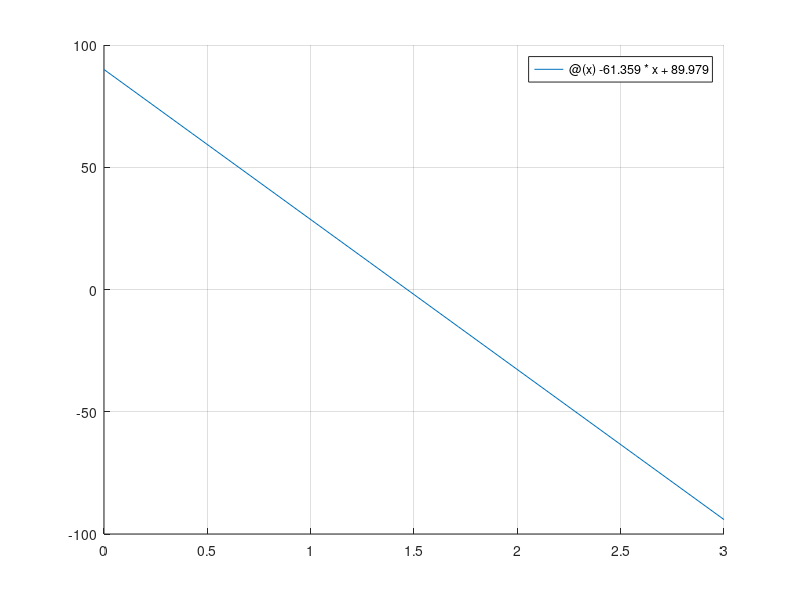

Recreate this plot in MATLAB.
% Ej 9
% German Heim
close all
clear all
format long
clc

x=[0 0.75 1.5 2 2.5 3];
y=[2 2.8 2.45 2.2 2.75 2.5];

int_s1_3 = 1/3 * (x(3)-x(1))/2 * (y(1) - 4*y(2) + y(3));
int_s3_8 = 3/8 * (x(6) - x(3))/3 * (y(3) + 3*y(4) + 3*y(5) + y(6));

int_total = int_s1_3 + int_s3_8;

f_prima_3 = @(x) -30.6795 * x + 89.979 * x;

error_s1_3 = -1/90 * ((x(3)-x(1))/2)^5 * (f_prima_3(x(3))-f_prima_3(x(1)))/(x(3)-x(1));
error_s3_8 = -3/80 * ((x(6)-x(3))/3)^5 * (f_prima_3(x(6))-f_prima_3(x(3)))/(x(6)-x(3));

error_aprox_tot = error_s1_3 + error_s3_8;

f_prima_4 = @(x) -61.359*x + 89.979;
hold on
grid on
fplot(f_prima_4, [min(x), max(x)]) % Graficamente, el peor valor se encuentra en x=3

error_cota_s1_3 = -1/90 * ((x(3)-x(1))/2)^5 * f_prima_4(3);
error_cota_s3_8 = -3/80 * ((x(6)-x(3))/3)^5 * f_prima_4(3);

error_cota = max(abs(error_cota_s1_3), abs(error_cota_s3_8));